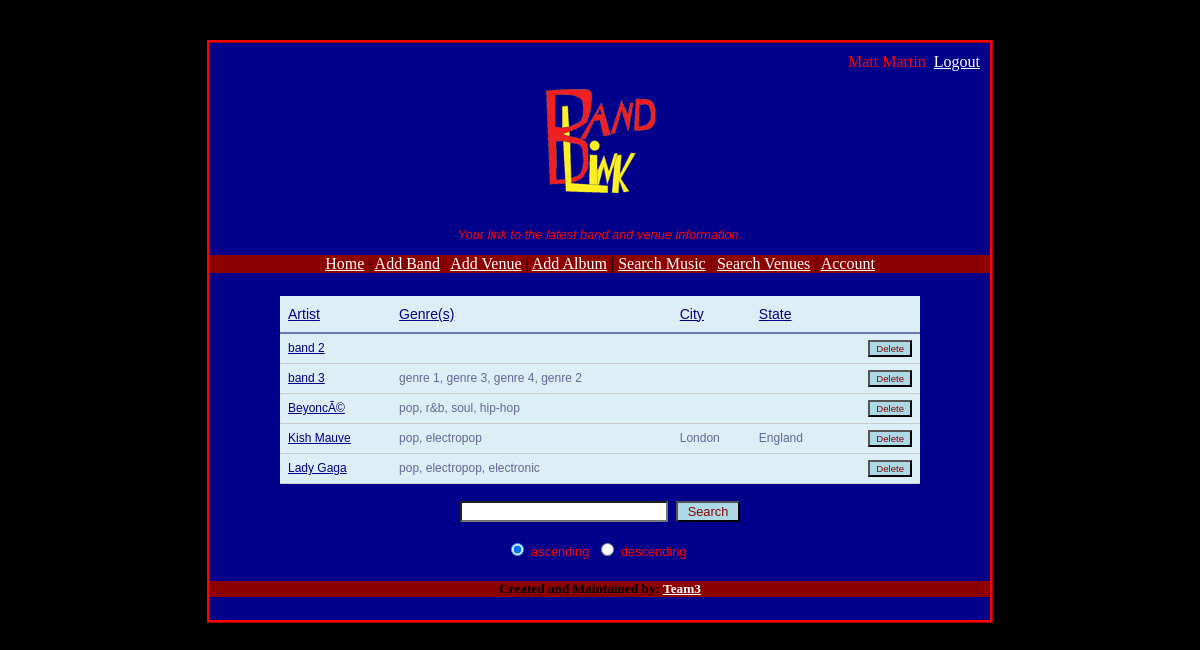
Screenshot of /musicsearch.php (signed in) with the database file from the repository.
### tables this page shows
CREATE TABLE IF NOT EXISTS `band` (
  `band_id` int(11) NOT NULL AUTO_INCREMENT,
  `bandName` varchar(30) NOT NULL,
  `bandCity` varchar(40) NOT NULL,
  `bandState` varchar(25) NOT NULL,
  `bandDescription` blob NOT NULL,
  `bandPhoto` varchar(100) NOT NULL,
  PRIMARY KEY (`band_id`),
  KEY `band_index` (`bandName`)
);

### session.php (called while the page is built, shortened)
<?php
$logged_in = isset($_SESSION['email']);
?>

### musicsearch.php (the view, shortened to what this page needs)
<?php include("session.php"); ?>
<!DOCTYPE html PUBLIC "-//W3C//DTD XHTML 1.0 Transitional//EN"
  "http://www.w3.org/TR/xhtml1/DTD/xhtml1-transitional.dtd">
<html xmlns="http://www.w3.org/1999/xhtml" xml:lang="en" lang="en">
<head>
  <link rel="stylesheet" type="text/css" href="style.css" />
</head>
<body>
<div id="wrap">
    <?php include("header.php"); ?>
	<center><div id="search">
	<?php
	include("db_connect.php");
	$search = trim($_GET['q']);
	$sort = $_GET['sort'];
	if (empty($sort)) $sort = "bandName";
	$desc = $_GET['desc'];
	$query = "SELECT * FROM band ORDER BY $sort;";
	echo "<br />";
	$num_col = 0;
	function header_cell($title, $attribute, $num_col)
	{
		return "<th><a style='color:darkblue;' href='musicsearch?sort=$attribute&desc=$desc'>$title</a></th>";
	}
	echo "<table style='width:640px;' id=\"hor-minimalist-b\" >\n<tr>";
	echo header_cell("Artist", "bandName", $num_col);
	echo header_cell("Genre(s)", "bandGenre", $num_col);
	echo header_cell("City", "bandCity", $num_col);
	echo header_cell("State", "bandState", $num_col);
	if ($logged_in) echo header_cell("", "", $num_col);
	echo "</tr>\n";
	function highlight_matches($term, $str, $underline)
	{
		if (empty($term)) return $str;
		return $str;
	}
	$result = mysqli_query($db, $query) or die("Error Querying Database");
	while ($row = mysqli_fetch_assoc($result))
	{
		$match = false;
		$id = $row['band_id'];
		$name = $row['bandName'];
		$genre = "";
		$city = $row['bandCity'];
		$state = $row['bandState'];
		$query = "SELECT * FROM band_genre WHERE band_id = '$id'";
		$result2 = mysqli_query($db, $query);
		$first = true;
		while ($row2 = mysqli_fetch_assoc($result2))
		{
			$result3 = mysqli_query($db, "SELECT * FROM genre WHERE genre_id = '".$row2['genre_id']."'");
			while ($row3 = mysqli_fetch_assoc($result3))
			{
				if (!$first) $genre .= ", ";
				$genre .= $row3['genre'];
				$first = false;
			}
		}
		if (stripos($name, $search) !== false) $match = true;
		if (stripos($genre, $search) !== false) $match = true;
		if (stripos($city, $search) !== false) $match = true;
		if (stripos($state, $search) !== false) $match = true;
		if ($match || (empty($search)))
		{
			echo "<tr>";
			echo "<td><a style='color:darkblue;' href='bandprofile.php?id=$id'>";
			echo highlight_matches($search, $name, true)."</a></td>";
			echo "<td>".highlight_matches($search, $genre, false)."</td>";
			echo "<td>".highlight_matches($search, $city, false)."</td>";
			echo "<td>".highlight_matches($search, $state, false)."</td>";
			if ($logged_in)
			{
				echo "<td style='text-align:right;'>";
				echo "<input type='submit' onClick=\"parent.location = 'deleteBandConfirm.php?deletebox=$id&deleteName=$name'\" ";
				echo "value='Delete' /></td>";
			}
			echo "</tr>\n";
		}
	}
	echo "</table>\n";
	echo "<p><form method='get' action='musicsearch.php'>";
	echo "<input type='text' name='q' value='$search' />";
	echo "&nbsp;&nbsp;<input type='submit' value=' Search ' /></p>";
	echo "<p><input type='radio' name='desc' value=0";
	if ($desc == 0 || $desc == "") echo " checked";
	echo " />&nbsp;ascending&nbsp;&nbsp;";
	echo "<input type='radio' name='desc' value=1";
	if ($desc == 1) echo " checked";
	echo " />&nbsp;descending&nbsp;&nbsp;</p>";
	?>
	</div></center>
</div>
</body>
</html>

### style.css (style rules this page uses)
body { padding: 0; margin: 0; background-color: black; background-repeat: repeat-x; color: #000; text-align: center; }
A:link { color: white; }
#wrap { border-style: ridge; border-color: Red; width: 780px; margin-top: 40px; margin-right: auto; margin-left: auto; margin-bottom:40px; background: darkblue; }
#footer { clear: both; background: darkred; }
p { color: red; background-color: transparent; font-family: "Lucida Sans Unicode", "Lucida Grande", Sans-Serif; font-size: 0.8em; }
input { color: #039; background-color: transparent; font-family: "Lucida Sans Unicode", "Lucida Grande", Sans-Serif; font-size: 0.8em; }
input[type=text] { margin-top: 5px; margin-bottom: 5px; background-color: white; color: black; width: 200px; }
input[type=submit] { background-color: lightblue; color: darkred; }
#hor-minimalist-b { font-family: "Lucida Sans Unicode", "Lucida Grande", Sans-Serif; font-size: 12px; background: #dceef6;; margin: 5px; width: 440px; border-collapse: collapse; text-align: left; }
#hor-minimalist-b th { font-size: 14px; font-weight: normal; color: #039; padding: 10px 8px; border-bottom: 2px solid #6678b1; }
#hor-minimalist-b td { border-bottom: 1px solid #ccc; color: #669; padding: 6px 8px; }

### rows the page displays
band: bandName "band 2"
band: bandName "band 3", genre "genre 1, genre 3, genre 4, genre 2"
band: bandName "BeyoncÃ©", genre "pop, r&b, soul, hip-hop"
band: bandName "Kish Mauve", genre "pop, electropop", bandCity "London", bandState "England"
band: bandName "Lady Gaga", genre "pop, electropop, electronic"

### other values shown
$_SESSION['name'] "Matt Martin"
$title "Artist Genre(s) City State"
